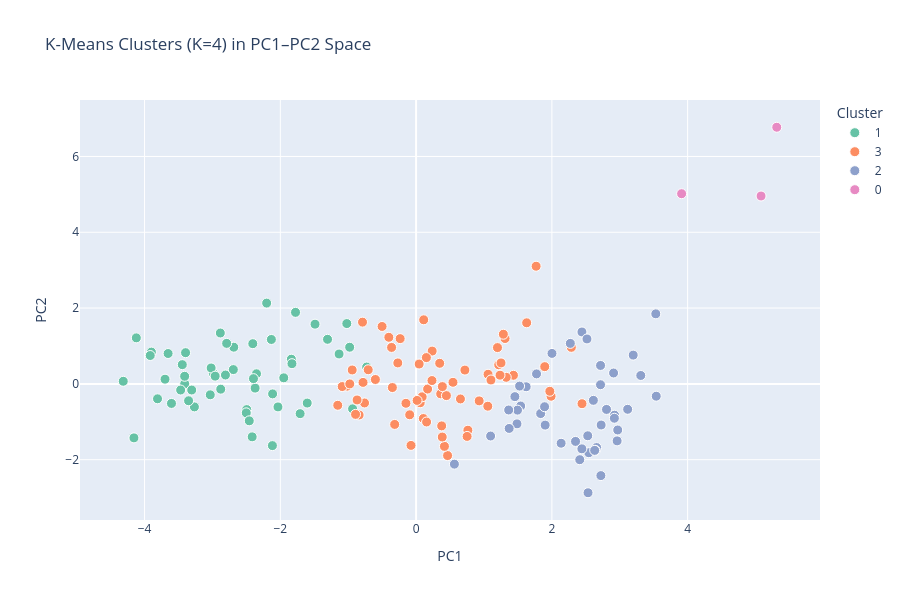

The code cell stored with this chart in its notebook:
### Code cell
viz_df = pd.DataFrame({
    'PC1': X_pca[:, 0],
    'PC2': X_pca[:, 1],
    'Cluster': cluster_labels.astype(str),  # str so plotly treats it as categorical
    'Country': country_names
})

fig = px.scatter(
    viz_df, x='PC1', y='PC2', color='Cluster',
    hover_data=['Country'],
    title=f'K-Means Clusters (K={optimal_k}) in PC1–PC2 Space',
    color_discrete_sequence=px.colors.qualitative.Set2
)
fig.update_traces(marker=dict(size=10, line=dict(width=1, color='white')))
fig.update_layout(height=600)
fig.show()

### Figure 1 — Plotly figure (JSON) as saved in the notebook; plotly's stock layout.template omitted (floating-point values rounded to 4 significant figures)
{"data": [{"customdata": [["Afghanistan"], ["Angola"], ["Bangladesh"], ["Benin"], ["Burkina Faso"], ["Burundi"], ["Cambodia"], ["Cameroon"], ["Central African Republic"], ["Chad"], ["Comoros"], ["Congo, Dem. Rep."], ["Congo, Rep."], ["Cote d'Ivoire"], ["Eritrea"], ["Gambia"], ["Ghana"], ["Guinea"], ["Guinea-Bissau"], ["Haiti"], ["India"], ["Kenya"], ["Kiribati"], ["Kyrgyz Republic"], ["Lao"], ["Lesotho"], ["Liberia"], ["Madagascar"], ["Malawi"], ["Mali"], ["Mauritania"], ["Micronesia, Fed. Sts."], ["Mozambique"], ["Myanmar"], ["Namibia"], ["Nepal"], ["Niger"], ["Nigeria"], ["Pakistan"], ["Rwanda"], ["Senegal"], ["Sierra Leone"], ["Solomon Islands"], ["South Africa"], ["Sudan"], ["Tajikistan"], ["Tanzania"], ["Timor-Leste"], ["Togo"], ["Uganda"], ["Vanuatu"], ["Yemen"], ["Zambia"]], "hovertemplate": "Cluster=1<br>PC1=%{x}<br>PC2=%{y}<br>Country=%{customdata[0]}<extra></extra>", "legendgroup": "1", "marker": {"color": "rgb(102,194,165)", "line": {"color": "white", "width": 1}, "size": 10, "symbol": "circle"}, "mode": "markers", "name": "1", "orientation": "v", "showlegend": true, "type": "scatter", "x": [-3.409, -2.405, -1.708, -2.986, -3.468, -3.809, -1.304, -2.878, -4.314, -3.396, -2.692, -3.899, -1.776, -2.686, -3.266, -2.808, -2.351, -3.444, -3.305, -4.121, -1.604, -2.371, -1.837, -1.021, -1.829, -2.201, -2.884, -3.019, -3.698, -3.409, -2.132, -0.7284, -3.653, -2.117, -0.9786, -2.035, -3.916, -4.156, -2.494, -2.502, -2.395, -3.603, -1.489, -0.9354, -2.457, -1.949, -3.032, -2.415, -2.79, -3.351, -1.134, -2.114, -2.96], "xaxis": "x", "y": [0.001364, 1.061, -0.7862, 0.2735, -0.1626, -0.3938, 1.175, -0.1401, 0.06853, 0.8232, 0.377, 0.838, 1.887, 0.9678, -0.6073, 0.233, 0.2665, 0.507, -0.162, 1.214, -0.5065, -0.1119, 0.6513, 1.591, 0.5325, 2.131, 1.342, 0.4195, 0.1241, 0.2001, 1.171, 0.4436, 0.8008, -1.629, 0.9668, -0.608, 0.7482, -1.425, -0.6788, -0.7645, 0.1383, -0.5162, 1.575, -0.6584, -0.975, 0.1593, -0.2891, -1.398, 1.068, -0.4455, 0.7879, -0.2641, 0.204], "yaxis": "y"}, {"customdata": [["Albania"], ["Algeria"], ["Antigua and Barbuda"], ["Argentina"], ["Armenia"], ["Azerbaijan"], ["Bahrain"], ["Belarus"], ["Belize"], ["Bhutan"], ["Bolivia"], ["Botswana"], ["Brunei"], ["Bulgaria"], ["Cape Verde"], ["China"], ["Colombia"], ["Dominican Republic"], ["Ecuador"], ["Egypt"], ["El Salvador"], ["Equatorial Guinea"], ["Fiji"], ["Gabon"], ["Georgia"], ["Grenada"], ["Guatemala"], ["Guyana"], ["Indonesia"], ["Iran"], ["Iraq"], ["Jamaica"], ["Jordan"], ["Kazakhstan"], ["Kuwait"], ["Libya"], ["Macedonia, FYR"], ["Malaysia"], ["Maldives"], ["Mauritius"], ["Moldova"], ["Mongolia"], ["Morocco"], ["Oman"], ["Panama"], ["Paraguay"], ["Peru"], ["Philippines"], ["Qatar"], ["Romania"], ["Russia"], ["Samoa"], ["Saudi Arabia"], ["Seychelles"], ["Sri Lanka"], ["St. Vincent and the Grenadines"], ["Suriname"], ["Thailand"], ["Tonga"], ["Tunisia"], ["Turkey"], ["Turkmenistan"], ["Ukraine"], ["United Arab Emirates"], ["Uzbekistan"], ["Venezuela"], ["Vietnam"]], "hovertemplate": "Cluster=3<br>PC1=%{x}<br>PC2=%{y}<br>Country=%{customdata[0]}<extra></extra>", "legendgroup": "3", "marker": {"color": "rgb(252,141,98)", "line": {"color": "white", "width": 1}, "size": 10, "symbol": "circle"}, "mode": "markers", "name": "3", "orientation": "v", "showlegend": true, "type": "scatter", "x": [0.6533, -0.1497, 1.434, 0.4636, 0.01938, 0.06034, 1.895, 1.217, 0.2364, -0.3612, -1.014, -0.7053, 1.988, 1.328, -0.2696, 0.3767, 0.4175, -0.09417, 0.1071, -0.8393, 0.08917, -0.7894, -0.2348, -1.088, 0.3625, 0.4464, -0.7594, -0.5011, -0.8917, 0.3851, -0.8694, 0.1696, 0.1515, 0.01491, 1.97, 1.06, 1.103, 1.629, 1.31, 1.251, 0.3474, -0.9414, -0.3493, 1.236, 1.285, 0.04486, 0.1545, -0.977, 2.444, 1.056, 0.7627, -0.5997, 0.9291, 1.768, -0.3157, 0.2339, 0.3868, 1.199, -0.7816, 0.7188, 0.7514, -0.4016, 0.543, 2.287, -1.154, -0.07492, 0.112], "xaxis": "x", "y": [-0.398, -0.5124, 0.2264, -1.892, -0.4239, -0.4984, 0.4541, 0.5041, 0.8652, 0.9617, -0.05949, 0.3721, -0.3262, 0.1729, 0.5525, -1.109, -1.649, -0.8159, -0.9147, -0.8209, -0.3412, 1.629, 1.193, -0.07064, -0.2634, -0.3094, -0.5039, 1.515, -0.8044, -1.403, -0.4246, -0.137, 0.6935, -0.4366, -0.1953, 0.2537, 0.1028, 1.611, 1.196, 0.5527, 0.5428, 0.3666, -0.09718, 0.2294, 1.31, 0.5233, -1.006, -0.001244, -0.5233, -0.5891, -1.222, 0.116, -0.4488, 3.104, -1.07, 0.08797, -0.07158, 0.9572, 0.03863, 0.3641, -1.386, 1.229, 0.04148, 0.964, -0.565, -1.623, 1.69], "yaxis": "y"}, {"customdata": [["Australia"], ["Austria"], ["Bahamas"], ["Barbados"], ["Belgium"], ["Bosnia and Herzegovina"], ["Brazil"], ["Canada"], ["Chile"], ["Costa Rica"], ["Croatia"], ["Cyprus"], ["Czech Republic"], ["Denmark"], ["Estonia"], ["Finland"], ["France"], ["Germany"], ["Greece"], ["Hungary"], ["Iceland"], ["Ireland"], ["Israel"], ["Italy"], ["Japan"], ["Latvia"], ["Lebanon"], ["Lithuania"], ["Montenegro"], ["Netherlands"], ["New Zealand"], ["Norway"], ["Poland"], ["Portugal"], ["Serbia"], ["Slovak Republic"], ["Slovenia"], ["South Korea"], ["Spain"], ["Sweden"], ["Switzerland"], ["United Kingdom"], ["United States"], ["Uruguay"]], "hovertemplate": "Cluster=2<br>PC1=%{x}<br>PC2=%{y}<br>Country=%{customdata[0]}<extra></extra>", "legendgroup": "2", "marker": {"color": "rgb(141,160,203)", "line": {"color": "white", "width": 1}, "size": 10, "symbol": "circle"}, "mode": "markers", "name": "2", "orientation": "v", "showlegend": true, "type": "scatter", "x": [2.411, 3.116, 1.541, 1.455, 3.198, 1.494, 0.5643, 2.659, 1.486, 1.371, 1.835, 2.717, 2.717, 2.923, 2.272, 2.726, 2.544, 2.97, 2.442, 2.443, 2.805, 3.531, 1.901, 2.64, 2.722, 1.774, 1.621, 2.002, 1.525, 3.31, 2.136, 2.961, 1.892, 2.528, 1.364, 2.517, 2.909, 2.611, 2.63, 2.921, 3.537, 2.349, 2.533, 1.098], "xaxis": "x", "y": [-2.001, -0.6708, -0.5844, -0.3368, 0.7588, -0.6931, -2.118, -1.681, -1.055, -1.176, -0.7836, -0.02236, 0.4863, -0.8271, 1.068, -1.086, -1.816, -1.217, -1.714, 1.369, -0.6743, 1.848, -1.088, -1.753, -2.42, 0.2638, -0.07606, 0.8039, -0.05878, 0.2215, -1.566, -1.504, -0.6029, -1.37, -0.6897, 1.185, 0.2868, -0.4343, -1.755, -0.9069, -0.3253, -1.518, -2.873, -1.376], "yaxis": "y"}, {"customdata": [["Luxembourg"], ["Malta"], ["Singapore"]], "hovertemplate": "Cluster=0<br>PC1=%{x}<br>PC2=%{y}<br>Country=%{customdata[0]}<extra></extra>", "legendgroup": "0", "marker": {"color": "rgb(231,138,195)", "line": {"color": "white", "width": 1}, "size": 10, "symbol": "circle"}, "mode": "markers", "name": "0", "orientation": "v", "showlegend": true, "type": "scatter", "x": [5.081, 3.911, 5.312], "xaxis": "x", "y": [4.957, 5.017, 6.771], "yaxis": "y"}], "layout": {"height": 600, "legend": {"title": {"text": "Cluster"}, "tracegroupgap": 0}, "title": {"text": "K-Means Clusters (K=4) in PC1–PC2 Space"}, "xaxis": {"anchor": "y", "domain": [0, 1], "title": {"text": "PC1"}}, "yaxis": {"anchor": "x", "domain": [0, 1], "title": {"text": "PC2"}}}}
